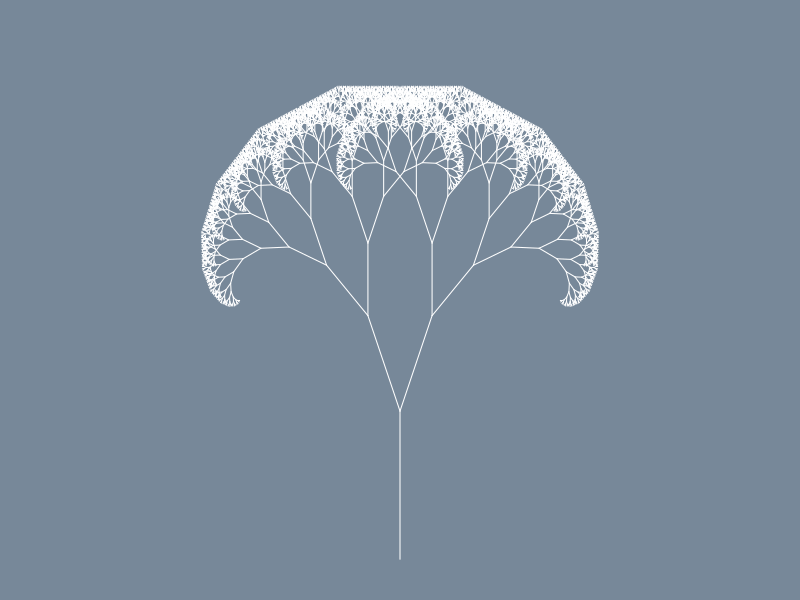
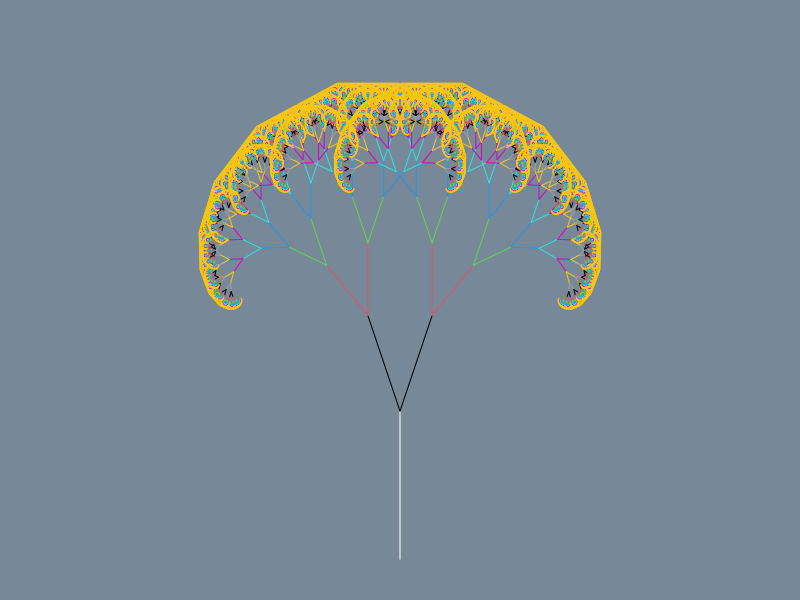
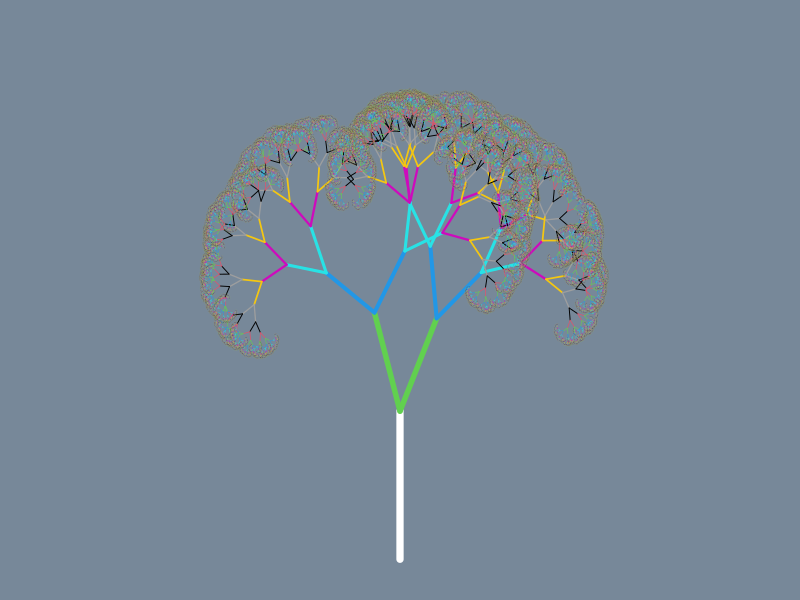
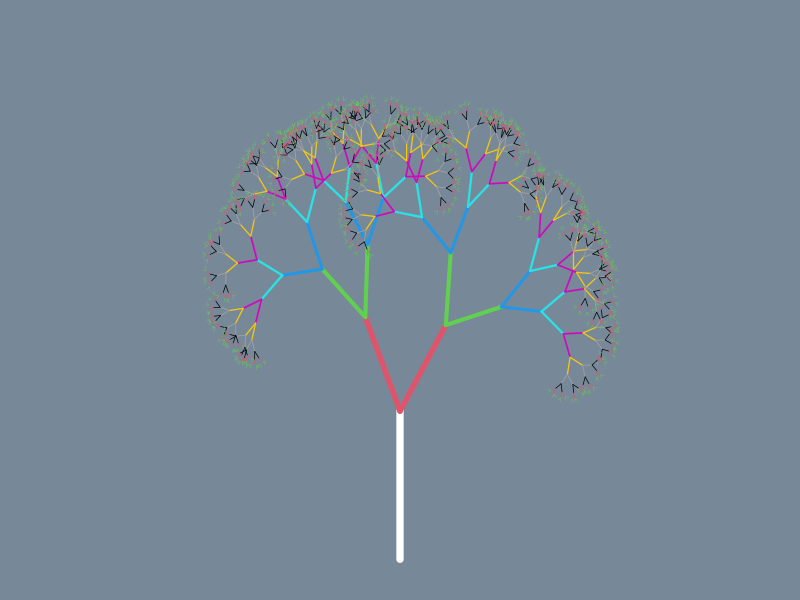

Write the R code that produced these figures, in order.
emptyCanvas <- function(xlim, ylim, bg="lightslategray") {
  par(mar=rep(1,4), bg=bg)
  plot(1,
       type="n",
       bty="n",
       xlab="", ylab="",
       xaxt="n", yaxt="n",
       xlim=xlim, ylim=ylim)
}
# function to draw a single line
drawLine <- function(line, col="white", lwd=1) {
  segments(x0=line[1],
           y0=line[2],
           x1=line[3],
           y1=line[4],
           col=col,
           lwd=lwd)
}
# wrapper around "drawLine" to draw entire objects
drawObject <- function(object, col="white", lwd=1) {
  invisible(apply(object, 1, drawLine, col=col, lwd=lwd))
}
# example
line1 = c(0,0,1,1)
line2 = c(-3,4,-2,-4)
line3 = c(1,-3,4,3)
mat = matrix(c(line1,line2,line3), byrow=T, nrow=3)
mat
# function to add a new line to an existing one
newLine <- function(line, angle, reduce=1) {
  
  x0 <- line[1]
  y0 <- line[2]
  x1 <- line[3]
  y1 <- line[4]
  
  dx <- unname(x1-x0)                      # change in x direction
  dy <- unname(y1-y0)                      # change in y direction
  l <- sqrt(dx^2 + dy^2)                   # length of the line
  
  theta <- atan(dy/dx) * 180 / pi          # angle between line and origin
  rad <- (angle+theta) * pi / 180          # (theta + new angle) in radians
  
  coeff <- sign(theta)*sign(dy)            # coefficient of direction
  if(coeff == 0) coeff <- -1
  
  x2 <- x0 + coeff*l*cos(rad)*reduce + dx  # new x location
  y2 <- y0 + coeff*l*sin(rad)*reduce + dy  # new y location
  return(c(x1,y1,x2,y2))
  
}
# function to run next iteration based on "ifun()"
iterate <- function(object, ifun, ...) {
  linesList <- vector("list",0)
  for(i in 1:nrow(object)) {
    old_line <- matrix(object[i,], nrow=1)
    new_line <- ifun(old_line, ...)
    linesList[[length(linesList)+1]] <- new_line
  }
  new_object <- do.call(rbind, linesList)
  return(new_object)
}
# function to run next iteration based on "ifun()"
iterate <- function(object, ifun, ...) {
  linesList <- vector("list",0)
  for(i in 1:nrow(object)) {
    old_line <- matrix(object[i,], nrow=1)
    new_line <- ifun(old_line, ...)
    linesList[[length(linesList)+1]] <- new_line
  }
  new_object <- do.call(rbind, linesList)
  return(new_object)
}
# iterator function: recursive tree
tree <- function(line0, angle=30, reduce=.7, randomness=0) {
  
  # angles and randomness
  angle1 <- angle+rnorm(1,0,randomness)  # left branch
  angle2 <- -angle+rnorm(1,0,randomness) # right branch
  
  # new branches
  line1 <- newLine(line0, angle=angle1, reduce=reduce)
  line2 <- newLine(line0, angle=angle2, reduce=reduce)
  
  # store in matrix and return
  mat <- matrix(c(line1,line2), byrow=T, ncol=4)
  return(mat)
  
}

# example: recursive tree (after twelve iterations)
fractal <- matrix(c(0,0,0,10), nrow=1)
emptyCanvas(xlim=c(-30,30), ylim=c(0,35))
drawObject(fractal)
for(i in 1:12) {
  fractal <- iterate(fractal, ifun=tree, angle=23)
  drawObject(fractal)
}
# example: recursive tree (after 15 iterations with colors)
fractal <- matrix(c(0,0,0,10), nrow=1)
emptyCanvas(xlim=c(-30,30), ylim=c(0,35))
drawObject(fractal)
for(i in 1:15) {
  fractal <- iterate(fractal, ifun=tree, angle=23)
  drawObject(fractal,col=i)
}

# recursive tree (organic with color)
set.seed(1234)
fractal <- matrix(c(0,0,0,10), nrow=1)
emptyCanvas(xlim=c(-30,30), ylim=c(0,35))
lwd <- 7
drawObject(fractal, lwd=lwd,)
for(i in 1:17) {
  lwd <- lwd*0.75
  fractal <- iterate(fractal, ifun=tree, angle=29, randomness=9)
  drawObject(fractal, lwd=lwd,col=i+2)
}

library(RColorBrewer)

fractal <- matrix(c(0,0,0,10), nrow=1)
emptyCanvas(xlim=c(-30,30), ylim=c(0,35))
lwd <- 7
drawObject(fractal, lwd=lwd,)
for(i in 1:10) {
  lwd <- lwd*0.75
  fractal <- iterate(fractal, ifun=tree, angle=29, randomness=9)
  drawObject(fractal, lwd=lwd, col = i+1)
}

colfunc <- colorRampPalette(c("green", "red"))

col = colfunc(10)
